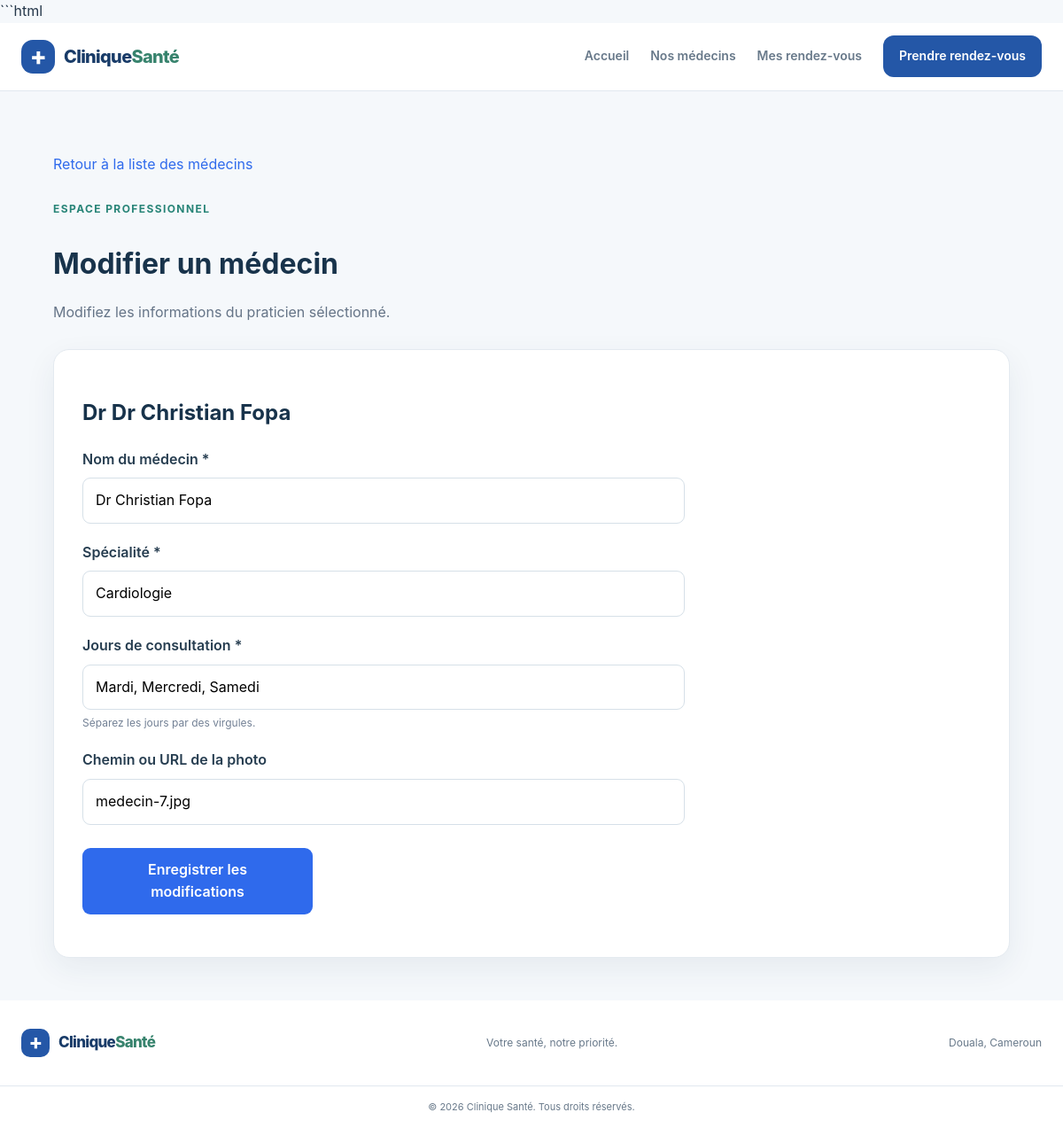
Screenshot of /admin/medecins/7/modifier (signed in) with the database file from the repository.
### tables this page shows
CREATE TABLE medecins (
    id INTEGER PRIMARY KEY AUTOINCREMENT,
    nom TEXT NOT NULL,
    specialite TEXT NOT NULL,
    photo TEXT,
    jours_consultation TEXT NOT NULL
);

### app.py (the view, shortened to what this page needs)
@app.route("/admin/medecins/<int:medecin_id>/modifier", methods=["GET", "POST"])
@administrateur_requis
def modifier_medecin(medecin_id):
    connexion = get_db()
    medecin = connexion.execute(
        """
        SELECT id, nom, specialite, photo, jours_consultation
        FROM medecins
        WHERE id = ?
        """,
        (medecin_id,),
    ).fetchone()
    if medecin is None:
        abort(404)
    erreur = None
    confirmation = None
    return render_template(
        "admin/modifier_medecin.html",
        medecin=medecin,
        erreur=erreur,
    )

### app.py (called while the page is built)
def administrateur_requis(fonction):
    @wraps(fonction)
    def fonction_protegee(*args, **kwargs):
        if "administrateur_id" not in session:
            return redirect(url_for("connexion_admin"))
        return fonction(*args, **kwargs)
    return fonction_protegee

@app.teardown_appcontext
def fermer_connexion(exception=None):
    connexion = g.pop("connexion", None)
    if connexion is not None:
        connexion.close()

### database/db.py (called while the page is built)
def get_db():
    if "connexion" not in g:
        g.connexion = sqlite3.connect(CHEMIN_BASE)
        g.connexion.row_factory = sqlite3.Row
        g.connexion.execute("PRAGMA foreign_keys = ON")
    return g.connexion

### templates/admin/modifier_medecin.html (shortened to what this page needs)
{% extends "base.html" %}
{% block content %}
<section class="admin-dashboard">
    <a class="admin-back" href="{{ url_for('gestion_medecins') }}">
        Retour à la liste des médecins
    </a>
    <div class="admin-page-heading">
        <p class="admin-eyebrow">ESPACE PROFESSIONNEL</p>
        <h1>Modifier un médecin</h1>
        <p>Modifiez les informations du praticien sélectionné.</p>
    </div>
    <div class="admin-welcome-card admin-doctor-form-card">
        <h2>Dr {{ medecin.nom }}</h2>
        <form method="POST" action="{{ url_for('modifier_medecin', medecin_id=medecin.id) }}">
            <div class="admin-field">
                <label for="nom">Nom du médecin *</label>
                <input
                    type="text"
                    id="nom"
                    name="nom"
                    maxlength="100"
                    value="{{ request.form.get('nom', medecin.nom) }}"
                    required
                >
            </div>
            <div class="admin-field">
                <label for="specialite">Spécialité *</label>
                <input
                    type="text"
                    id="specialite"
                    name="specialite"
                    maxlength="100"
                    value="{{ request.form.get('specialite', medecin.specialite) }}"
                    required
                >
            </div>
            <div class="admin-field">
                <label for="jours_consultation">Jours de consultation *</label>
                <input
                    type="text"
                    id="jours_consultation"
                    name="jours_consultation"
                    maxlength="150"
                    value="{{ request.form.get('jours_consultation', medecin.jours_consultation) }}"
                    required
                >
                <span class="admin-cell-secondary">
                    Séparez les jours par des virgules.
                </span>
            </div>
            <div class="admin-field">
                <label for="photo">Chemin ou URL de la photo</label>
                <input
                    type="text"
                    id="photo"
                    name="photo"
                    maxlength="255"
                    value="{{ request.form.get('photo', medecin.photo or '') }}"
                >
            </div>
            <button class="admin-submit" type="submit">
                Enregistrer les modifications
            </button>
        </form>
    </div>
</section>
{% endblock %}

### rows the page displays
medecins: nom "Dr Christian Fopa", specialite "Cardiologie", jours_consultation "Mardi, Mercredi, Samedi", photo "medecin-7.jpg"
